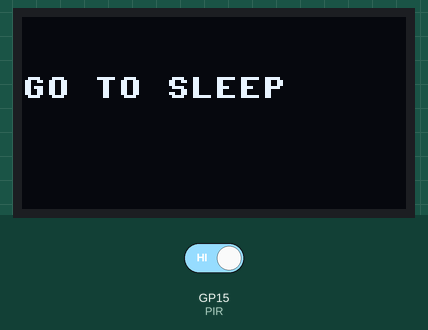
The program below on a simulated Raspberry Pi Pico running MicroPython. Parts: 128×64 one-colour display. The inputs (shaded band) are chosen by the test bench; at power-on: GP15 (PIR) HIGH. Library files of the repository ran but are not shown: ssd1306.py.

Above: at 1.2 s.
1.3 s: GP15 (PIR) driven LOW
At 3.3 s:
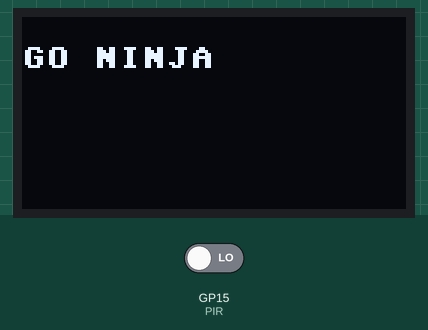
3.6 s: GP15 (PIR) driven HIGH
At 5.0 s:
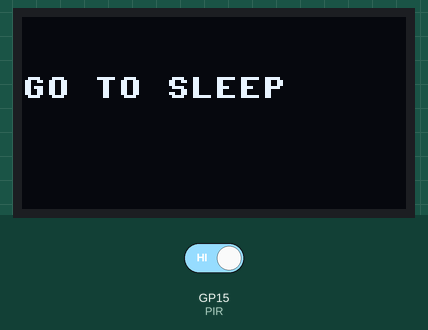
Timing chart, 0 to 6.6 s (numbered marks = the images above; inputs shaded):
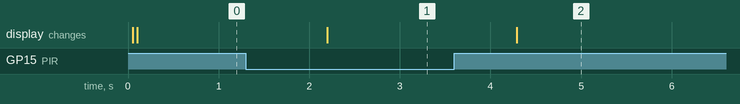

The program:

demo8-motion-detection-oled.py
```python
from machine import Pin, I2C
from ssd1306 import SSD1306_I2C
import utime
import machine


WIDTH = 128
HEIGHT = 64

PIR = Pin(15, Pin.IN, Pin.PULL_UP)

i2c = I2C(0, scl=Pin(1), sda=Pin(0), freq=200000)
oled = SSD1306_I2C(WIDTH, HEIGHT, i2c)
oled.fill(0)

while True:
    if PIR.value() == 0:
        oled.text("GO NINJA", 0, 10)
    else:
        oled.text("GO TO SLEEP", 0, 20)

    oled.show()
    utime.sleep(1)
    oled.fill(0)
```

Measured:
- after the input at 1.3 s, the display: changes after 0.90 s (image 1)
- after the input at 3.6 s, the display: changes after 0.69 s (image 2)
